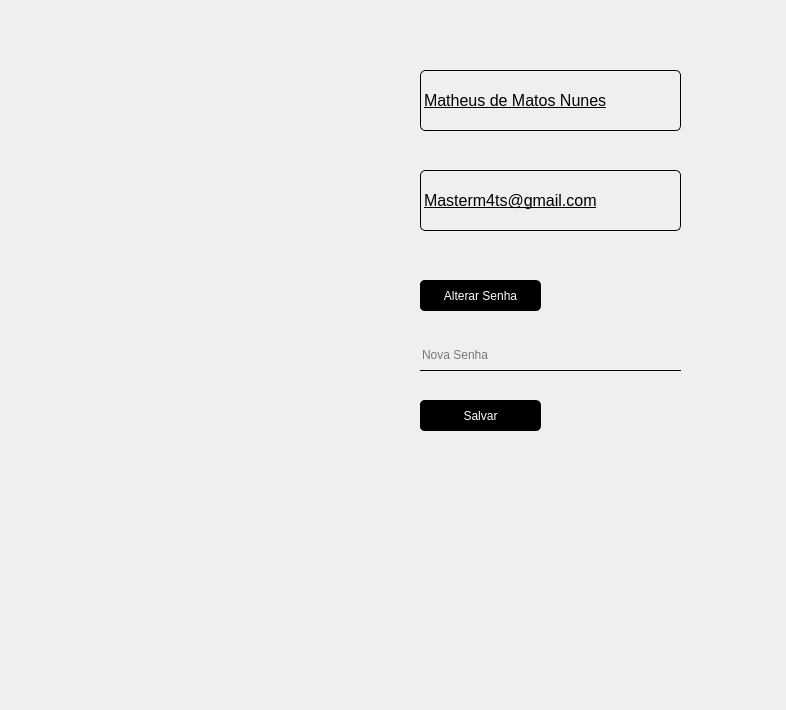
    <widget class="QWidget" name="pag_perfil">
     <widget class="QPushButton" name="btn_alterarSenha">
      <property name="geometry">
       <rect>
        <x>420</x>
        <y>280</y>
        <width>111</width>
        <height>31</height>
       </rect>
      </property>
      <property name="toolTip">
       <string>&lt;html&gt;&lt;head/&gt;&lt;body&gt;&lt;p&gt;&lt;br/&gt;&lt;/p&gt;&lt;/body&gt;&lt;/html&gt;</string>
      </property>
      <property name="whatsThis">
       <string>&lt;!DOCTYPE HTML PUBLIC &quot;-//W3C//DTD HTML 4.0//EN&quot; &quot;http://www.w3.org/TR/REC-html40/strict.dtd&quot;&gt;
&lt;html&gt;&lt;head&gt;&lt;meta name=&quot;qrichtext&quot; content=&quot;1&quot; /&gt;&lt;style type=&quot;text/css&quot;&gt;
p, li { white-space: pre-wrap; }
&lt;/style&gt;&lt;/head&gt;&lt;body style=&quot; font-family:'MS Shell Dlg 2'; font-size:8pt; font-weight:400; font-style:normal;&quot;&gt;
&lt;p style=&quot; margin-top:12px; margin-bottom:12px; margin-left:0px; margin-right:0px; -qt-block-indent:0; text-indent:0px;&quot;&gt;&lt;span style=&quot; color:#ffffff;&quot;&gt;Alterar Senha&lt;/span&gt;&lt;/p&gt;&lt;/body&gt;&lt;/html&gt;</string>
      </property>
      <property name="autoFillBackground">
       <bool>false</bool>
      </property>
      <property name="styleSheet">
       <string notr="true">color: white;
background-color: black; 
border-radius: 5px;</string>
      </property>
      <property name="text">
       <string>Alterar Senha</string>
      </property>
     </widget>
     <widget class="QLineEdit" name="inp_novaSenha">
      <property name="geometry">
       <rect>
        <x>420</x>
        <y>340</y>
        <width>261</width>
        <height>31</height>
       </rect>
      </property>
      <property name="styleSheet">
       <string notr="true">QLineEdit {
	border: none;
	border-bottom: 1px solid #000000;
	background-color: transparent;
}</string>
      </property>
      <property name="placeholderText">
       <string>Nova Senha</string>
      </property>
     </widget>
     <widget class="QPushButton" name="btn_salvarSenha">
      <property name="geometry">
       <rect>
        <x>420</x>
        <y>400</y>
        <width>111</width>
        <height>31</height>
       </rect>
      </property>
      <property name="toolTip">
       <string>&lt;html&gt;&lt;head/&gt;&lt;body&gt;&lt;p&gt;&lt;br/&gt;&lt;/p&gt;&lt;/body&gt;&lt;/html&gt;</string>
      </property>
      <property name="whatsThis">
       <string>&lt;!DOCTYPE HTML PUBLIC &quot;-//W3C//DTD HTML 4.0//EN&quot; &quot;http://www.w3.org/TR/REC-html40/strict.dtd&quot;&gt;
&lt;html&gt;&lt;head&gt;&lt;meta name=&quot;qrichtext&quot; content=&quot;1&quot; /&gt;&lt;style type=&quot;text/css&quot;&gt;
p, li { white-space: pre-wrap; }
&lt;/style&gt;&lt;/head&gt;&lt;body style=&quot; font-family:'MS Shell Dlg 2'; font-size:8pt; font-weight:400; font-style:normal;&quot;&gt;
&lt;p style=&quot; margin-top:12px; margin-bottom:12px; margin-left:0px; margin-right:0px; -qt-block-indent:0; text-indent:0px;&quot;&gt;&lt;span style=&quot; color:#ffffff;&quot;&gt;Alterar Senha&lt;/span&gt;&lt;/p&gt;&lt;/body&gt;&lt;/html&gt;</string>
      </property>
      <property name="autoFillBackground">
       <bool>false</bool>
      </property>
      <property name="styleSheet">
       <string notr="true">color: white;
background-color: black; 
border-radius: 5px;</string>
      </property>
      <property name="text">
       <string>Salvar</string>
      </property>
     </widget>
     <widget class="QLabel" name="lbl_nomeUsuario">
      <property name="geometry">
       <rect>
        <x>420</x>
        <y>70</y>
        <width>261</width>
        <height>61</height>
       </rect>
      </property>
      <property name="styleSheet">
       <string notr="true">border: 1px solid black;
border-radius: 5px;</string>
      </property>
      <property name="text">
       <string>&lt;html&gt;&lt;head/&gt;&lt;body&gt;&lt;p&gt;&lt;span style=&quot; font-size:12pt; text-decoration: underline;&quot;&gt;Matheus de Matos Nunes&lt;/span&gt;&lt;/p&gt;&lt;/body&gt;&lt;/html&gt;</string>
      </property>
     </widget>
     <widget class="QLabel" name="lbl_barraLateral">
      <property name="geometry">
       <rect>
        <x>730</x>
        <y>0</y>
        <width>47</width>
        <height>601</height>
       </rect>
      </property>
      <property name="text">
       <string/>
      </property>
      <property name="pixmap">
       <pixmap resource="QRC_login.qrc">:/imagens/imagens/barra do perfil.png</pixmap>
      </property>
      <property name="scaledContents">
       <bool>true</bool>
      </property>
     </widget>
     <widget class="QLabel" name="lbl_imagemPerfil">
      <property name="geometry">
       <rect>
        <x>50</x>
        <y>60</y>
        <width>251</width>
        <height>201</height>
       </rect>
      </property>
      <property name="text">
       <string/>
      </property>
      <property name="pixmap">
       <pixmap resource="QRC_login.qrc">:/imagens/imagens/profileimg.jpg</pixmap>
      </property>
      <property name="scaledContents">
       <bool>true</bool>
      </property>
     </widget>
     <widget class="QLabel" name="lbl_retanguloPretoAzul">
      <property name="geometry">
       <rect>
        <x>-80</x>
        <y>380</y>
        <width>441</width>
        <height>321</height>
       </rect>
      </property>
      <property name="text">
       <string/>
      </property>
      <property name="pixmap">
       <pixmap resource="QRC_login.qrc">:/imagens/imagens/retangulo preto e azul.jpg</pixmap>
      </property>
      <property name="scaledContents">
       <bool>true</bool>
      </property>
     </widget>
     <widget class="QLabel" name="lbl_emailUsuario">
      <property name="geometry">
       <rect>
        <x>420</x>
        <y>170</y>
        <width>261</width>
        <height>61</height>
       </rect>
      </property>
      <property name="styleSheet">
       <string notr="true">border: 1px solid black;
border-radius: 5px;</string>
      </property>
      <property name="text">
       <string>&lt;html&gt;&lt;head/&gt;&lt;body&gt;&lt;p&gt;&lt;span style=&quot; font-size:12pt; text-decoration: underline;&quot;&gt;Masterm4ts@gmail.com&lt;/span&gt;&lt;/p&gt;&lt;/body&gt;&lt;/html&gt;</string>
      </property>
     </widget>
     <widget class="QPushButton" name="btn_alterarSenha">
      <property name="geometry">
       <rect>
        <x>420</x>
        <y>280</y>
        <width>121</width>
        <height>31</height>
       </rect>
      </property>
      <property name="styleSheet">
       <string notr="true">color: white;
background-color: black; 
border-radius: 5px;

</string>
      </property>
      <property name="text">
       <string>Alterar Senha</string>
      </property>
     </widget>
     <widget class="QPushButton" name="btn_salvar">
      <property name="geometry">
       <rect>
        <x>420</x>
        <y>400</y>
        <width>121</width>
        <height>31</height>
       </rect>
      </property>
      <property name="styleSheet">
       <string notr="true">color: white;
background-color: black; 
border-radius: 5px;

</string>
      </property>
      <property name="text">
       <string>Salvar</string>
      </property>
     </widget>
    </widget>
